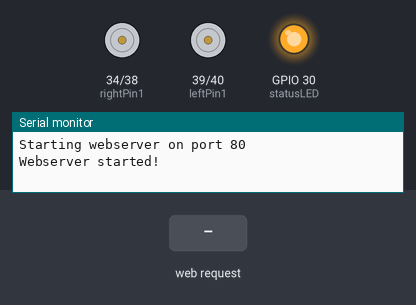
The sketch below on a simulated ESP32. On the bench: motor-driver pin pairs drawn as motors (green arrow = first pin HIGH = forward, orange = second pin HIGH = backward, longer = more drive), output pins drawn as LEDs (lit = HIGH), the last lines printed to the serial monitor. Inputs (shaded band) come from the test bench. WiFi joins after 1.5 s; servers stay silent unless stated.

Above: at 2.7 s.
2.8 s: HTTP request GET /fwd received
At 3.1 s:
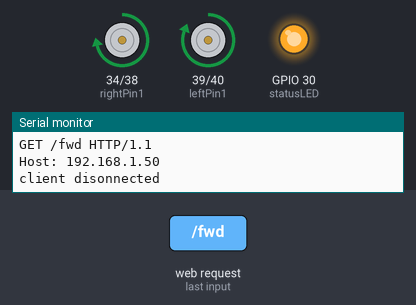
4.3 s: HTTP request GET /back received
At 5.5 s:
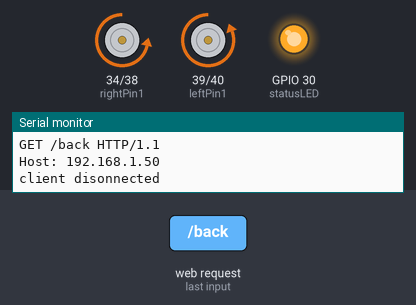
5.8 s: HTTP request GET /r received
At 6.6 s:
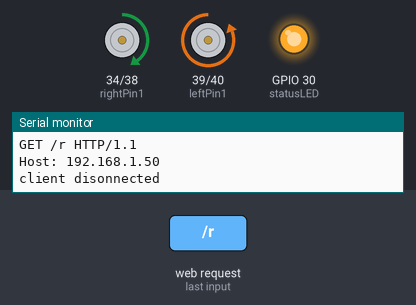
7.3 s: HTTP request GET /l received
At 7.7 s:
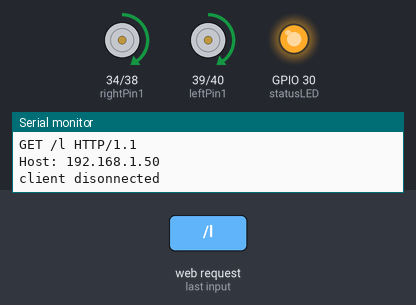
8.8 s: HTTP request GET /fwd received
At 10.0 s:
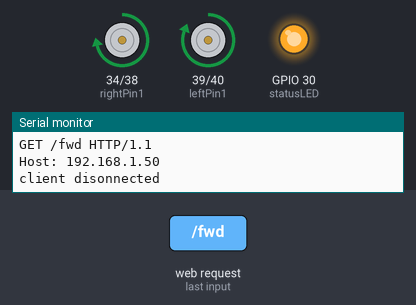
10.3 s: HTTP request GET /r received
At 11.2 s:
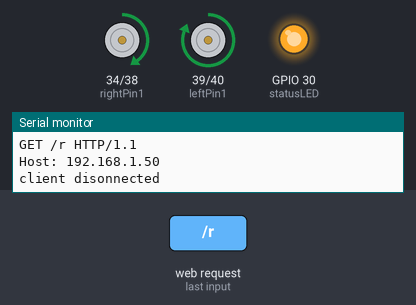
Timing chart, 0 to 12.8 s (numbered marks = the images above; inputs shaded):
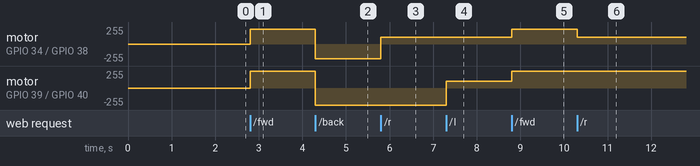

The sketch:

http_control_as_server.ino
```cpp
#define rightPin1 34 // Right Wheel pin1 - 2.3
#define rightPin2 38 // Right Wheel pin2 - 2.4

#define leftPin1 39 // Left Wheel pin1 - 2.6
#define leftPin2 40 // Left Wheel pin2 - 2.7

#define RIGHT_WHEEL_SPEED_MAX 220
#define LEFT_WHEEL_SPEED_MAX 255

#define statusLED 30 // 5.5

#ifndef __CC3200R1M1RGC__
// Do not include SPI for CC3200 LaunchPad
#include <SPI.h>
#endif
#include <WiFi.h>
#define BUFSIZE 512

// your network name also called SSID
char ssid[] = "wifissid";
// your network password
char password[] = "wifipassword";

WiFiServer server(80);

void moveForward(int msDelay = 0, bool slowly = false);
void moveBackward(int msDelay);

void setup() {
  Serial.begin(115200);      // initialize serial communication
  // attempt to connect to Wifi network:
  Serial.print("Attempting to connect to Network named: ");
  // print the network name (SSID);
  Serial.println(ssid);
  // Connect to WPA/WPA2 network. Change this line if using open or WEP network:
  WiFi.begin(ssid, password);
  while ( WiFi.status() != WL_CONNECTED) {
    // print dots while we wait to connect
    Serial.print(".");
    delay(300);
  }

  Serial.println("\nYou're connected to the network");
  Serial.println("Waiting for an ip address");

  while (WiFi.localIP() == INADDR_NONE) {
    // print dots while we wait for an ip addresss
    Serial.print(".");
    delay(300);
  }

  Serial.println("\nIP Address obtained");

  // you're connected now, so print out the status
  printWifiStatus();

  Serial.println("Starting webserver on port 80");
  server.begin();                           // start the web server on port 80
  Serial.println("Webserver started!");

  pinMode(rightPin1, OUTPUT);
  pinMode(rightPin2, OUTPUT);

  pinMode(leftPin1, OUTPUT);
  pinMode(leftPin2, OUTPUT);

  pinMode(statusLED, OUTPUT);
  digitalWrite(statusLED, HIGH);
}

byte controlVal = 1;
bool moving = false;
bool directionRight = false;
bool directionLeft = false;

void loop() {

  int i = 0;
  WiFiClient client = server.available();   // listen for incoming clients

  if (client) {                             // if you get a client,
    char buffer[150] = {0};                 // make a buffer to hold incoming data
    while (client.connected()) {            // loop while the client's connected
//      if(controlVal == 0){return;}
      if (client.available()) {             // if there's bytes to read from the client,
        char c = client.read();             // read a byte, then
        Serial.write(c);                    // print it out the serial monitor
        if (c == '\n') {                    // if the byte is a newline character

          // if the current line is blank, you got two newline characters in a row.
          // that's the end of the client HTTP request, so send a response:
          if (strlen(buffer) == 0) {
            // HTTP headers always start with a response code (e.g. HTTP/1.1 200 OK)
            // and a content-type so the client knows what's coming, then a blank line:
            client.println("HTTP/1.1 200 OK");
            client.println("Content-type:text/html");
            client.println();

            break;
          }
          else {      // if you got a newline, then clear the buffer:
            memset(buffer, 0, 150);
            i = 0;
          }
        }
        else if (c != '\r') {    // if you got anything else but a carriage return character,
          buffer[i++] = c;      // add it to the end of the currentLine
        }

        if(endsWith(buffer, "GET /ctrl-rem")){
          controlVal = 0;
        }
        else if (endsWith(buffer, "GET /stop")) {
          // Right Wheel
          analogWrite(rightPin1, 0);
          analogWrite(rightPin2, 0);

          // Left Wheel
          analogWrite(leftPin1, 0);
          analogWrite(leftPin2, 0);
          moving = false;
          directionRight = false;
          directionLeft = false;
        }
        else if (endsWith(buffer, "GET /fwd")) {
          moveForward(0, false);
          moving = true;
          directionRight = false;
          directionLeft = false;
        }
        if(endsWith(buffer, "GET /back")){
          moveBackward(0);
          moving = true;
          directionRight = false;
          directionLeft = false;
        }
        else if(endsWith(buffer, "GET /r")){

          if(moving){
            if(directionLeft){
              // Left Wheel
              analogWrite(leftPin1, 255);
              analogWrite(leftPin2, 0);
            }
            // Right Wheel
            analogWrite(rightPin1, 100);
            analogWrite(rightPin2, 0);
          }else{
             // Right Wheel
            analogWrite(rightPin1, 0);
            analogWrite(rightPin2, 0);

            // Left Wheel
            analogWrite(leftPin1, 0);
            analogWrite(leftPin2, 0);
            // Right Wheel
            analogWrite(rightPin1, 0);
            analogWrite(rightPin2, 255);

            // Left Wheel
            analogWrite(leftPin1, 255);
            analogWrite(leftPin2, 0);
            delay(200);
            // Right Wheel
            analogWrite(rightPin1, 0);
            analogWrite(rightPin2, 0);

            // Left Wheel
            analogWrite(leftPin1, 0);
            analogWrite(leftPin2, 0);

            directionLeft = false;
            directionRight = true;
          }

        }
        else if(endsWith(buffer, "GET /l")){

          if(moving){
            if(directionRight){
              // Right Wheel
              analogWrite(rightPin1, 255);
              analogWrite(rightPin2, 0);
            }
            // Left Wheel
            analogWrite(leftPin1, 100);
            analogWrite(leftPin2, 0);
          }else{
            // Right Wheel
            analogWrite(rightPin1, 0);
            analogWrite(rightPin2, 0);

            // Left Wheel
            analogWrite(leftPin1, 0);
            analogWrite(leftPin2, 0);
            // Right Wheel
            analogWrite(rightPin1, 255);
            analogWrite(rightPin2, 0);

            // Left Wheel
            analogWrite(leftPin1, 0);
            analogWrite(leftPin2, 255);
            delay(200);
            // Right Wheel
            analogWrite(rightPin1, 0);
            analogWrite(rightPin2, 0);

            // Left Wheel
            analogWrite(leftPin1, 0);
            analogWrite(leftPin2, 0);

            directionLeft = true;
            directionRight = false;
          }
        }
      }
    }
    // close the connection:
    client.stop();
    Serial.println("client disonnected");
  }
}

//a way to check if one array ends with another array
boolean endsWith(char* inString, const char* compString) {
  int compLength = strlen(compString);
  int strLength = strlen(inString);

  //compare the last "compLength" values of the inString
  int i;
  for (i = 0; i < compLength; i++) {
    char a = inString[(strLength - 1) - i];
    char b = compString[(compLength - 1) - i];
    if (a != b) {
      return false;
    }
  }
  return true;
}

void printWifiStatus() {
  // print the SSID of the network you're attached to:
  Serial.print("SSID: ");
  Serial.println(WiFi.SSID());

  // print your WiFi IP address:
  IPAddress ip = WiFi.localIP();
  Serial.print("IP Address: ");
  Serial.println(ip);

  // print the received signal strength:
  long rssi = WiFi.RSSI();
  Serial.print("signal strength (RSSI):");
  Serial.print(rssi);
  Serial.println(" dBm");
  // print where to go in a browser:
  Serial.print("To see this page in action, open a browser to http://");
  Serial.println(ip);
}

void moveForward(int msDelay, bool slowly){
//  Serial.println("Moving Forward");
  if(slowly){
    analogWrite(rightPin1, 100);
    analogWrite(rightPin2, 0);

    // Left Wheel
    analogWrite(leftPin1, 120);
    analogWrite(leftPin2, 0);
    return;
  }
  // Right Wheel
  analogWrite(rightPin1, RIGHT_WHEEL_SPEED_MAX);
  analogWrite(rightPin2, 0);

  // Left Wheel
  analogWrite(leftPin1, LEFT_WHEEL_SPEED_MAX);
  analogWrite(leftPin2, 0);
 delay(msDelay);
}
void moveBackward(int msDelay){

  // Right Wheel
  analogWrite(rightPin1, 0);
  analogWrite(rightPin2, RIGHT_WHEEL_SPEED_MAX);

  // Left Wheel
  analogWrite(leftPin1, 0);
  analogWrite(leftPin2, LEFT_WHEEL_SPEED_MAX);
}
```

Measured:
- after the input at 2.8 s, motor on GPIO 34 (rightPin1) / GPIO 38 (rightPin2): stopped → forward 220/255 at once; motor on GPIO 39 (leftPin1) / GPIO 40 (leftPin2): stopped → forward 255/255 at once
- after the input at 4.3 s, motor on GPIO 34 (rightPin1) / GPIO 38 (rightPin2): forward 220/255 → backward 220/255 at once; motor on GPIO 39 (leftPin1) / GPIO 40 (leftPin2): forward 255/255 → backward 255/255 at once
- after the input at 5.8 s, motor on GPIO 34 (rightPin1) / GPIO 38 (rightPin2): backward 220/255 → forward 100/255 at once
- after the input at 7.3 s, motor on GPIO 39 (leftPin1) / GPIO 40 (leftPin2): backward 255/255 → forward 100/255 at once
- after the input at 8.8 s, motor on GPIO 34 (rightPin1) / GPIO 38 (rightPin2): forward 100/255 → forward 220/255 at once; motor on GPIO 39 (leftPin1) / GPIO 40 (leftPin2): forward 100/255 → forward 255/255 at once
- after the input at 10.3 s, motor on GPIO 34 (rightPin1) / GPIO 38 (rightPin2): forward 220/255 → forward 100/255 at once
